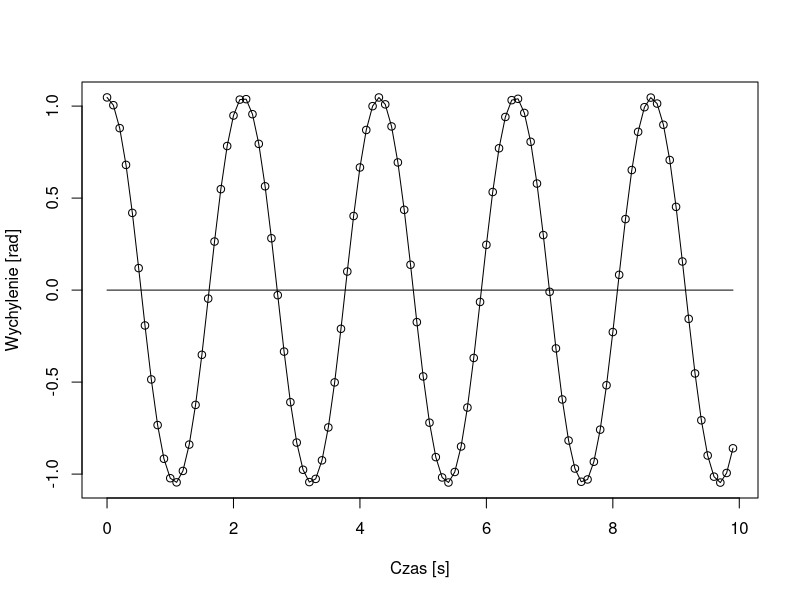
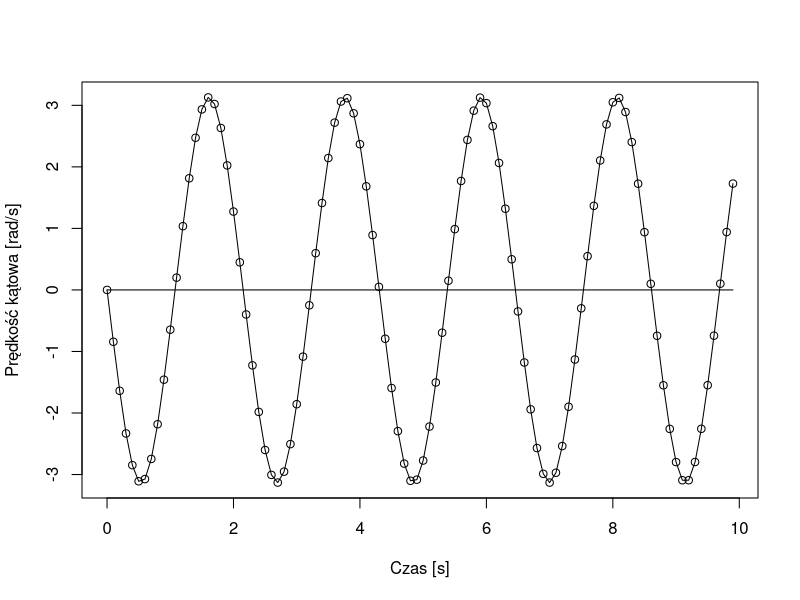
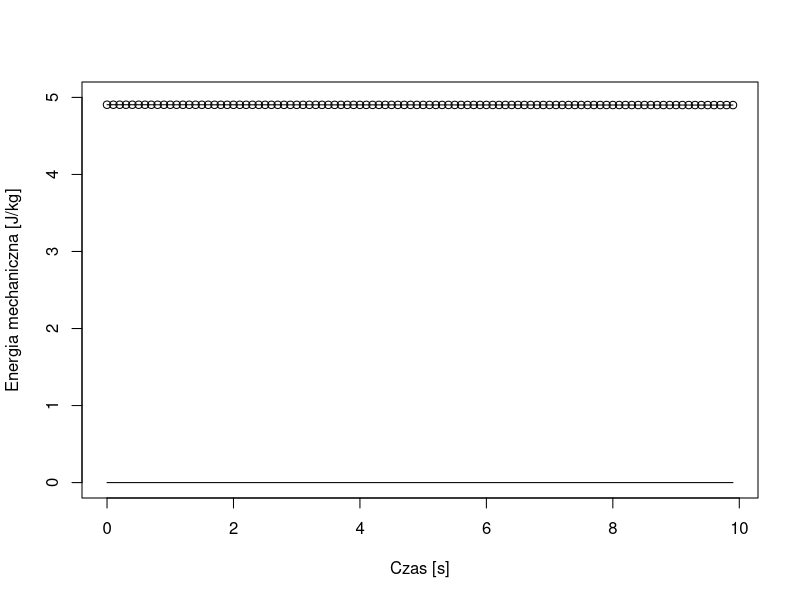
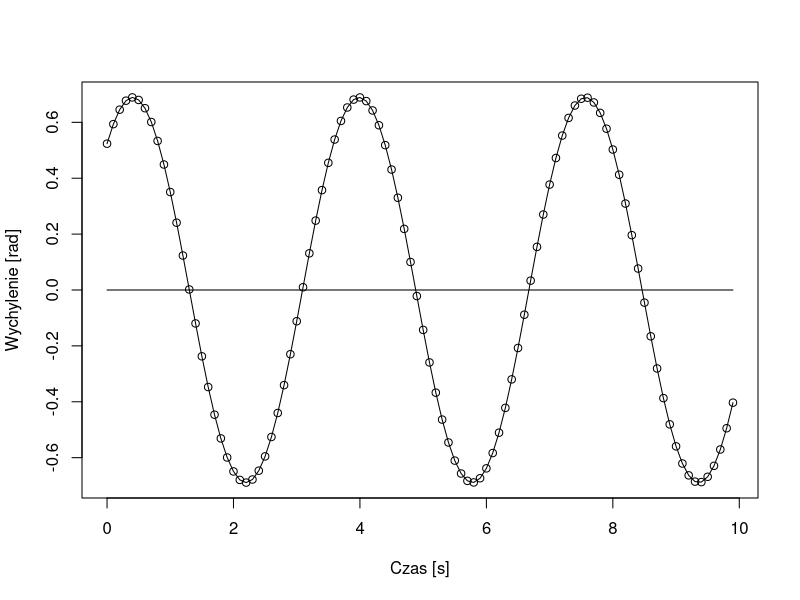
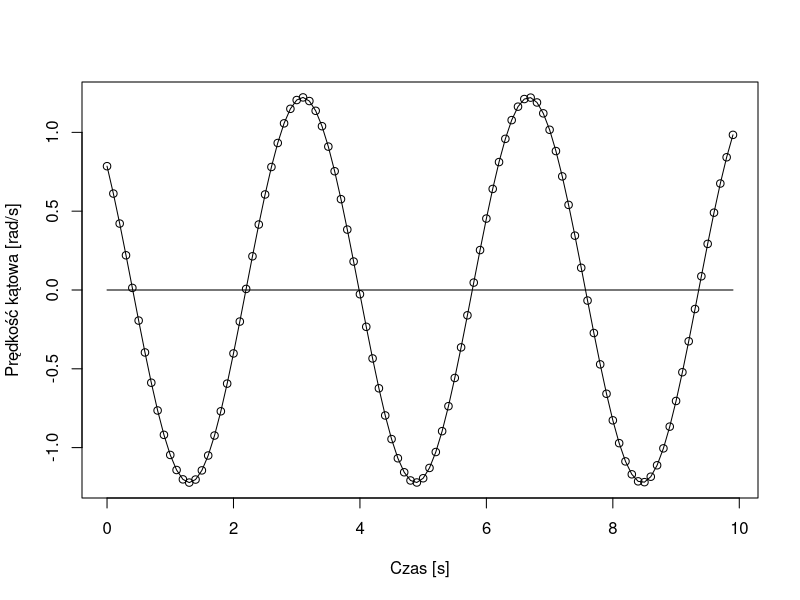
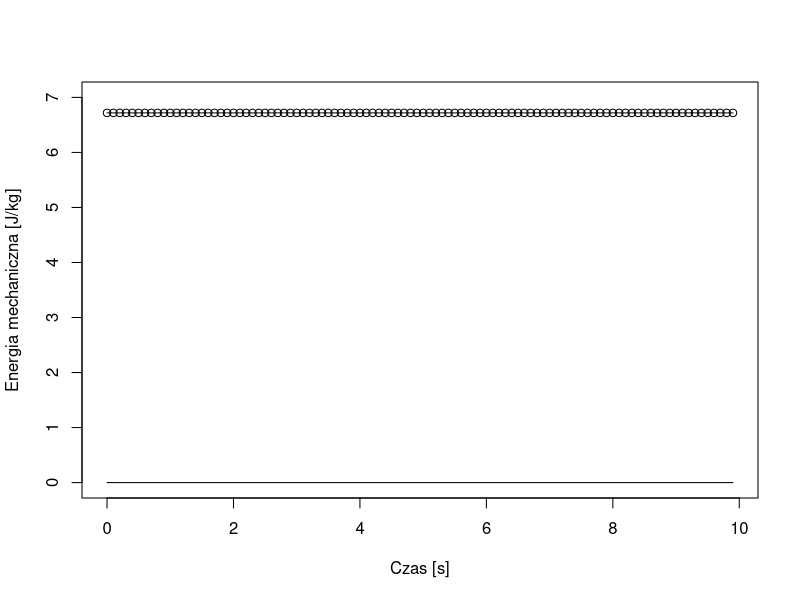

Write R code to recreate these figures, in order.
## ---- chunk 1
knitr::opts_chunk$set(echo = TRUE)
## ---- chunk 2
mydata = read.table("../Wahadlo/output.txt", header = TRUE)
plot(mydata["t"]$t, mydata["alfa"]$alfa, type="o", xlab="Czas [s]", ylab="Wychylenie [rad]")
lines(mydata["t"]$t, rep(0, 100))
plot(mydata["t"]$t, mydata["omega"]$omega, type="o", xlab="Czas [s]", ylab="Prędkość kątowa [rad/s]")
lines(mydata["t"]$t, rep(0, 100))
plot(mydata["t"]$t, mydata["energia"]$energia, type="o", xlab="Czas [s]", ylab="Energia mechaniczna [J/kg]", ylim = c(0, 5))
lines(mydata["t"]$t, rep(0, 100))
## ---- chunk 3
mydata2 = read.table("../Wahadlo/output2.txt", header = TRUE)
plot(mydata2["t"]$t, mydata2["alfa"]$alfa, type="o", xlab="Czas [s]", ylab="Wychylenie [rad]")
lines(mydata2["t"]$t, rep(0, 100))
plot(mydata2["t"]$t, mydata2["omega"]$omega, type="o", xlab="Czas [s]", ylab="Prędkość kątowa [rad/s]")
lines(mydata2["t"]$t, rep(0, 100))
plot(mydata2["t"]$t, mydata2["energia"]$energia, type="o", xlab="Czas [s]", ylab="Energia mechaniczna [J/kg]", ylim = c(0, 7))
lines(mydata2["t"]$t, rep(0, 100))
